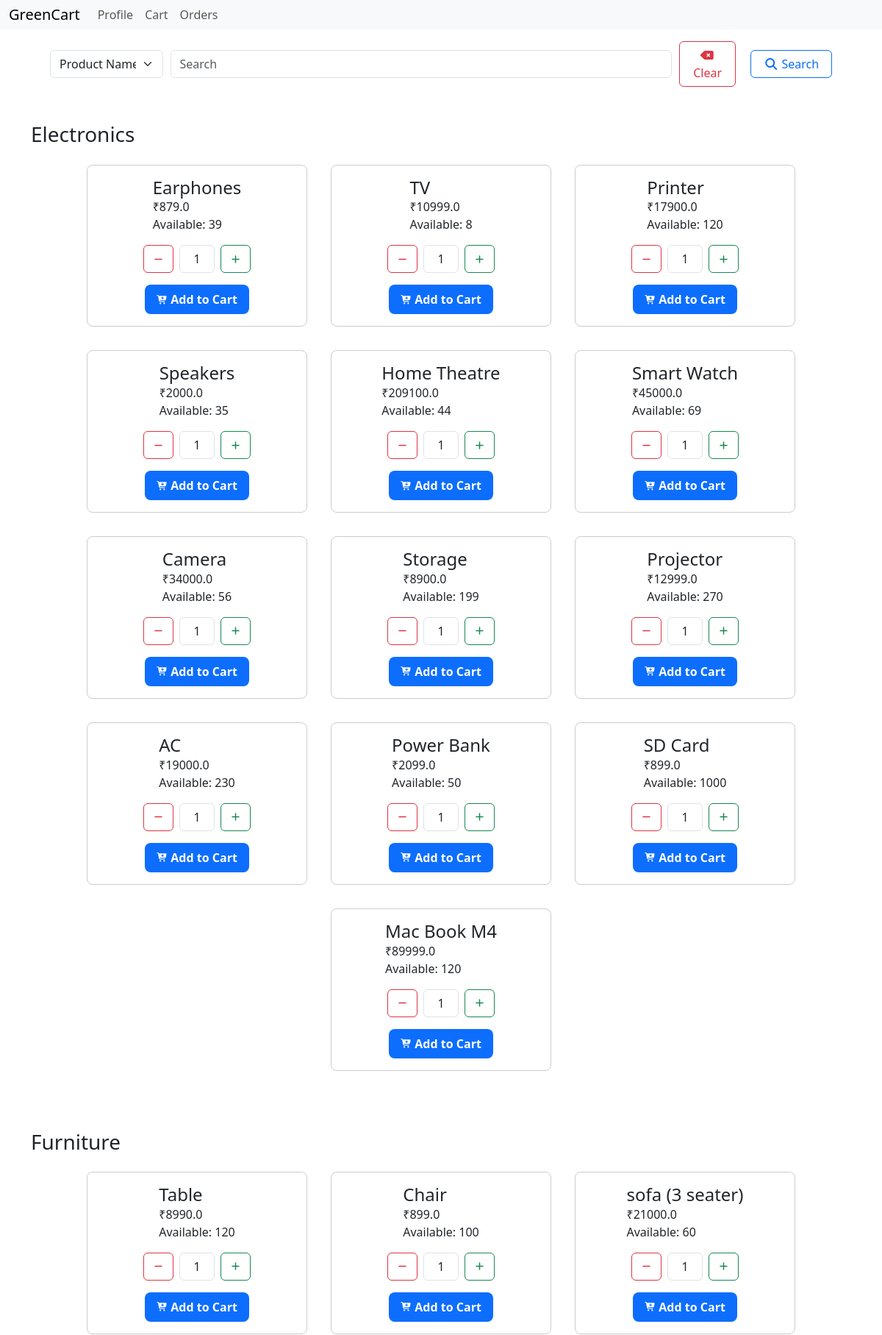
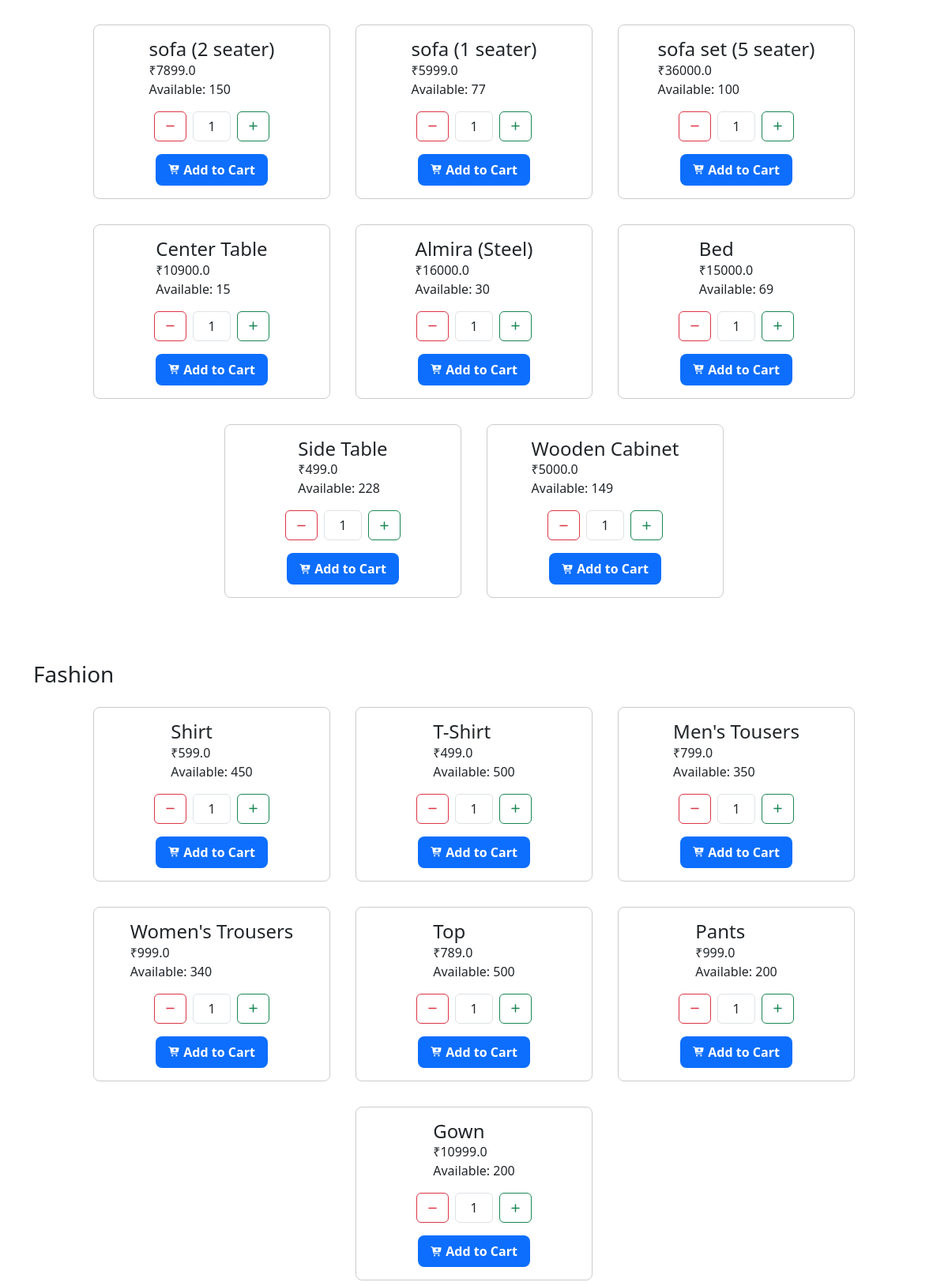
The app's page / (signed in, upper part) with its own data (2 pictures, top to bottom).
### models.py (models this page shows)
class Category(db.Model):
    __tablename__ = 'category'
    id = db.Column(db.Integer, primary_key=True)
    name = db.Column(db.String(64), unique=True, nullable=False)
    products = db.relationship('Product', backref='category', lazy=True)

class Product(db.Model):
    __tablename__ = 'product'
    id = db.Column(db.Integer, primary_key=True)
    name = db.Column(db.String(128), nullable=False)
    category_id = db.Column(db.Integer, db.ForeignKey('category.id'), nullable=False)
    quantity = db.Column(db.Integer, nullable=False)
    price = db.Column(db.Float, nullable=False)
    man_date = db.Column(db.Date, nullable=False)
    cart = db.relationship('Cart', backref='product', lazy=True)
    orders = db.relationship('Order', backref='product', lazy=True)

### routes.py (the view, shortened to what this page needs)
@app.route('/')
@auth_required
def index():
    user = User.query.get(session['user_id'])
    if user.is_admin:
        return redirect(url_for('admin'))
    parameter = request.args.get('parameter')
    query = request.args.get('query')
    parameters = {
        'product': 'Product Name',
        'category': 'Category Name',
        'price': 'Max Price'
    }
    if not parameter or not query:
        return render_template('index.html', user=user, categories=Category.query.all(), parameters=parameters)

### routes.py (called while the page is built)
def auth_required(func):
    @wraps(func)
    def inner(*args, **kwargs):
        if 'user_id' not in session:
            flash('Please log in to access this page.')
            return redirect(url_for('login'))
        user = User.query.get(session['user_id'])
        if not user:
            flash('User not found. Please login again.')
            session.pop('user_id', None)
            return redirect(url_for('login'))
        return func(*args, **kwargs)
    return inner

### templates/index.html (shortened to what this page needs)
{%extends 'layout.html' %}
{% block content %}
{% include 'searchbar.html' with context %}
<div class="categories-list">
    {% for category in categories %}
        <div class="category">
                <h3>{{category.name}}</h3>
                <div class="product-list">
                    {% for product in category.products %}
                    {% if (price and product.price <= price ) or (name and name.lower() in product.name.lower()) or (not price and not name) %}
                        <div class="product">
                                <div class="product-info">
                                    <h4>{{product.name}}</h4>
                                    <p>&#8377;{{product.price}}</p>
                                    <p>Available: {{product.quantity}}</p>
                                </div>
                                {% if product.quantity > 0 %}
                                <div class="add-to-cart">
                                    <form action="{{url_for('add_to_cart', product_id=product.id)}}" method="POST" class="product-quantity">
                                        <div class="quantity-buttons">
                                            <button onclick="decreaseqty({{product.id}})" type="button" class="btn btn-outline-danger">
                                                <i class="fas fa-minus fa-xs"></i>
                                            </button>
                                            <input class="form-control quantity-input-{{product.id}}" type="number" name="quantity" id="quantity-{{product.id}}" value="1" min="1" max="{{product.quantity}}" required >
                                            <button onclick="increaseqty({{product.id}},{{product.quantity}})" type="button" class="btn btn-outline-success">
                                                <i class="fas fa-plus fa-xs"></i>
                                            </button>
                                        </div>
                                        <button type="submit" class="submit-button">
                                            <i class="fas fa-cart-plus fa-xs"></i>
                                            Add to Cart
                                        </button>
                                    </form>
                                </div>
                                {% else %}
                                <button type="button" class="btn btn-outline-danger" disabled>
                                    <i class="fas fa-times    "></i>
                                    Out of Stock
                                </button>
                                {% endif %}
                        </div>
                    {% endif %}
                    {% endfor %}
                </div>
        </div>
    {% endfor %}
</div>
{% endblock %}

### templates/layout.html (style rules this page uses)
body { margin: 0; padding: 0; }

### templates/index.html (style rules this page uses)
.categories-list { display: flex; flex-direction: column; align-items: center; }
.category { width: 100%; margin: 32px 0; }
.product-list { display: flex; flex-wrap: wrap; justify-content: center; }
.product { width: 300px; margin: 16px; padding: 16px; border: 1px solid #ccc; border-radius: 8px; display: flex; flex-direction: column; justify-content: space-between; align-items: center; }
.product-info { display: flex; flex-direction: column; align-items: flex-start; }
.product-info h4 { margin: 0; }
.product-info p { margin: 0; }
.add-to-cart { display: flex; flex-direction: column; align-items: center; }
.add-to-cart .submit-button { padding: 8px 16px; border: none; border-radius: 8px; background-color: #0d6efd; color: #fff; font-weight: bold; cursor: pointer; }
.product-quantity { display: flex; flex-direction: column; align-items: center; gap: 1rem; }
.quantity-buttons { display: flex; align-items: center; justify-content: center; margin-top: 16px; }
.product-quantity input { margin: 0 8px; width: 3rem; text-align: center; -moz-apperance: textfield; }

### templates/searchbar.html (style rules this page uses)
form { width: 100%; display: flex; flex-direction: row; justify-content: space-evenly; align-items: center; }

### records on screen
Category: name "Electronics"
Product: name "Earphones", price "879.0", quantity "39", quantity "1"
Product: name "TV", price "10999.0", quantity "8"
Product: name "Printer", price "17900.0", quantity "120"
Product: name "Speakers", price "2000.0", quantity "35"
Product: name "Home Theatre", price "209100.0", quantity "44"
Product: name "Smart Watch", price "45000.0", quantity "69"
Product: name "Camera", price "34000.0", quantity "56"
Product: name "Storage", price "8900.0", quantity "199"
Product: name "Projector", price "12999.0", quantity "270"
Product: name "AC", price "19000.0", quantity "230"
Product: name "Power Bank", price "2099.0", quantity "50"
Product: name "SD Card", price "899.0", quantity "1000"
Product: name "Mac Book M4", price "89999.0", quantity "120"
Category: name "Furniture"
Product: name "Table", price "8990.0", quantity "120"
Product: name "Chair", price "899.0", quantity "100"
Product: name "sofa (3 seater)", price "21000.0", quantity "60"
Product: name "sofa (2 seater)", price "7899.0", quantity "150"
Product: name "sofa (1 seater)", price "5999.0", quantity "77"
Product: name "sofa set (5 seater)", price "36000.0", quantity "100"
Product: name "Center Table", price "10900.0", quantity "15"
Product: name "Almira (Steel)", price "16000.0", quantity "30"
Product: name "Bed", price "15000.0", quantity "69"
Product: name "Side Table", price "499.0", quantity "228"
Product: name "Wooden Cabinet", price "5000.0", quantity "149"
Category: name "Fashion"
Product: name "Shirt", price "599.0", quantity "450"
Product: name "T-Shirt", price "499.0", quantity "500"
Product: name "Men's Tousers", price "799.0", quantity "350"
Product: name "Women's Trousers", price "999.0", quantity "340"
Product: name "Top", price "789.0", quantity "500"
Product: name "Pants", price "999.0", quantity "200"
Product: name "Gown", price "10999.0", quantity "200"

### other values on screen
form field parameter "Product Name"
